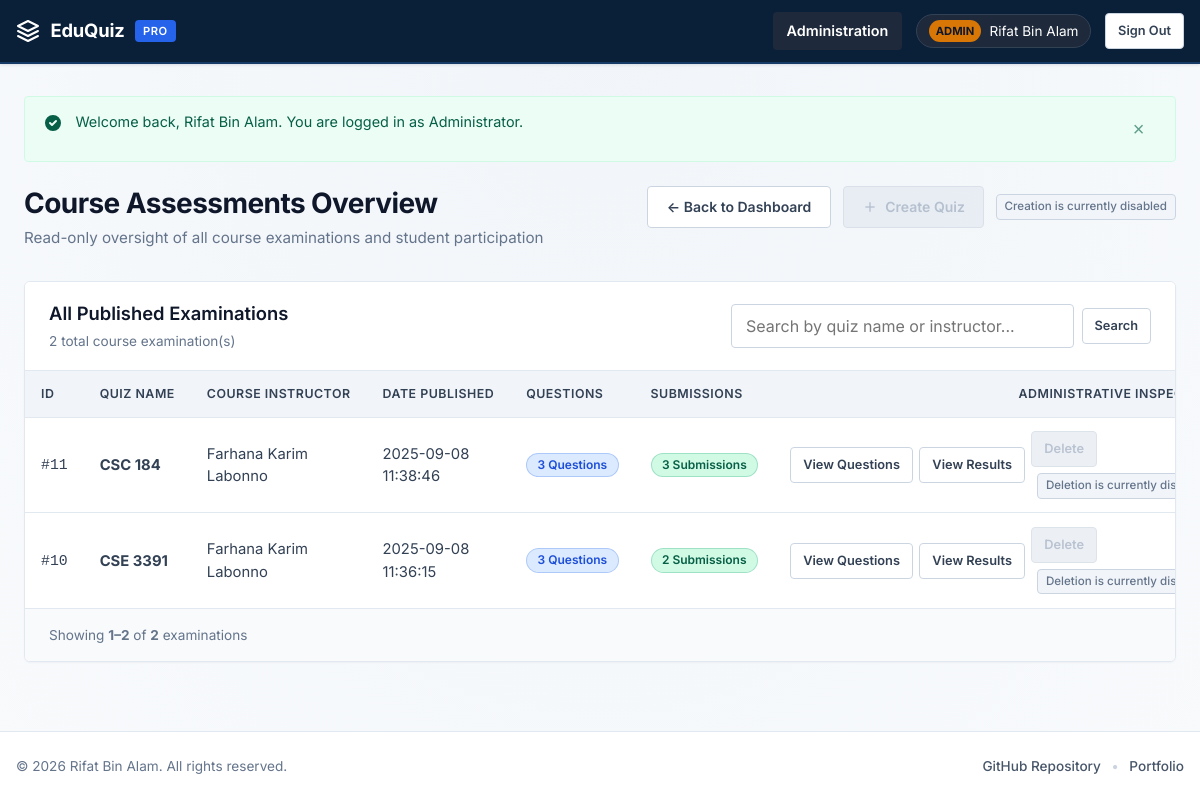
/admin_quizzes.php (signed in), run on the app's committed database.
### tables this page shows
CREATE TABLE `quiz` (
  `quiz_id` int(11) NOT NULL,
  `teacher_id` int(11) NOT NULL,
  `quiz_name` varchar(200) NOT NULL,
  `date_created` datetime DEFAULT current_timestamp()
);

CREATE TABLE `teacher` (
  `teacher_id` int(11) NOT NULL,
  `t_name` varchar(100) NOT NULL,
  `email` varchar(100) NOT NULL,
  `password` varchar(100) NOT NULL,
  `phone_no` varchar(20) DEFAULT NULL,
  `status` enum('pending','approved') DEFAULT 'pending'
);

### includes/security.php (called while the page is built, shortened)
<?php
require_once __DIR__ . '/auth.php';
function e(?string $string): string {
    return htmlspecialchars((string)($string ?? ''), ENT_QUOTES, 'UTF-8');
}

### admin_quizzes.php (the view, shortened to what this page needs)
<?php
require_once __DIR__ . '/includes/db.php';
require_once __DIR__ . '/includes/auth.php';
require_once __DIR__ . '/includes/security.php';
$search = trim($_GET['quiz_search'] ?? '');
$page = max(1, (int)($_GET['page'] ?? 1));
$per_page = 10;
$offset = ($page - 1) * $per_page;
$total_count = 0;
if (!empty($search)) {
    $stmt = $conn->prepare("SELECT COUNT(*) AS total FROM quiz q LEFT JOIN teacher t ON q.teacher_id = t.teacher_id WHERE q.quiz_name LIKE ? OR t.t_name LIKE ?");
    if ($stmt) {
        $param = '%' . $search . '%';
        $stmt->bind_param("ss", $param, $param);
        $stmt->execute();
        $total_count = (int)($stmt->get_result()->fetch_assoc()['total'] ?? 0);
        $stmt->close();
    }
} else {
    if ($res = $conn->query("SELECT COUNT(*) AS total FROM quiz")) {
        $total_count = (int)($res->fetch_assoc()['total'] ?? 0);
    }
}
$quizzes = [];
if (!empty($search)) {
    $sql = "SELECT q.quiz_id, q.quiz_name, q.date_created, t.t_name,
            (SELECT COUNT(*) FROM question WHERE quiz_id = q.quiz_id) AS total_questions,
            (SELECT COUNT(*) FROM score WHERE quiz_id = q.quiz_id) AS total_attempts
            FROM quiz q
            LEFT JOIN teacher t ON q.teacher_id = t.teacher_id
            WHERE q.quiz_name LIKE ? OR t.t_name LIKE ?
            ORDER BY q.quiz_id DESC
            LIMIT ? OFFSET ?";
    $stmt = $conn->prepare($sql);
    if ($stmt) {
        $param = '%' . $search . '%';
        $stmt->bind_param("ssii", $param, $param, $per_page, $offset);
        $stmt->execute();
        $res = $stmt->get_result();
        while ($row = $res->fetch_assoc()) {
            $quizzes[] = $row;
        }
        $stmt->close();
    }
} else {
    $sql = "SELECT q.quiz_id, q.quiz_name, q.date_created, t.t_name,
            (SELECT COUNT(*) FROM question WHERE quiz_id = q.quiz_id) AS total_questions,
            (SELECT COUNT(*) FROM score WHERE quiz_id = q.quiz_id) AS total_attempts
            FROM quiz q
            LEFT JOIN teacher t ON q.teacher_id = t.teacher_id
            ORDER BY q.quiz_id DESC
            LIMIT ? OFFSET ?";
    $stmt = $conn->prepare($sql);
    if ($stmt) {
        $stmt->bind_param("ii", $per_page, $offset);
        $stmt->execute();
        $res = $stmt->get_result();
        while ($row = $res->fetch_assoc()) {
            $quizzes[] = $row;
        }
    }
}
require_once __DIR__ . '/includes/header.php';
?>
<div class="page-header">
    <div>
        <h1 class="page-title">Course Assessments Overview</h1>
        <p class="page-subtitle">Read-only oversight of all course examinations and student participation</p>
    </div>
    <div class="page-actions">
        <a href="admin_dashboard.php" class="btn btn-outline">&larr; Back to Dashboard</a>
        <div class="action-disabled-group">
            <button type="button" class="btn btn-primary btn-disabled" disabled aria-disabled="true" title="Creation is currently disabled">
                <svg width="16" height="16" viewBox="0 0 24 24" fill="none" stroke="currentColor" stroke-width="2"><line x1="12" y1="5" x2="12" y2="19"/><line x1="5" y1="12" x2="19" y2="12"/></svg>
                Create Quiz
            </button>
            <span class="badge-disabled">Creation is currently disabled</span>
        </div>
    </div>
</div>
<div class="card">
    <div class="card-header">
        <div>
            <h2 class="card-title">All Published Examinations</h2>
            <span style="font-size:0.85rem;color:var(--slate-500);">
                <?php if (!empty($search)): ?>
                    Found <?php echo $total_count; ?> examination(s) matching &ldquo;<?php echo e($search); ?>&rdquo;
                <?php else: ?>
                    <?php echo $total_count; ?> total course examination(s)
                <?php endif; ?>
            </span>
        </div>
        <form method="GET" action="admin_quizzes.php" class="search-bar-form" role="search">
            <input type="text" name="quiz_search" class="form-control" placeholder="Search by quiz name or instructor..." value="<?php echo e($search); ?>">
            <button type="submit" class="btn btn-outline btn-sm">Search</button>
        </form>
    </div>
    <div class="card-body" style="padding:0;">
        <div class="table-responsive">
            <table class="data-table">
                <thead>
                    <tr>
                        <th style="width:70px;">ID</th>
                        <th>Quiz Name</th>
                        <th>Course Instructor</th>
                        <th>Date Published</th>
                        <th>Questions</th>
                        <th>Submissions</th>
                        <th style="text-align:right;">Administrative Inspection</th>
                    </tr>
                </thead>
                <tbody>
                    <?php if (empty($quizzes)): ?>
                        <tr>
                            <td colspan="7" style="text-align:center;padding:3rem 1.5rem;color:var(--slate-500);">
                                <?php if (!empty($search)): ?>
                                    <p style="font-size:1.05rem;font-weight:600;margin-bottom:0.35rem;color:var(--slate-800);">No examinations found</p>
                                    <p style="font-size:0.875rem;color:var(--slate-500);margin-bottom:1rem;">No quizzes matched &ldquo;<strong><?php echo e($search); ?></strong>&rdquo;.</p>
                                    <a href="admin_quizzes.php" class="btn btn-outline btn-sm">View Full Catalog</a>
                                <?php else: ?>
                                    No examinations have been published yet.
                                <?php endif; ?>
                            </td>
                        </tr>
                    <?php else: ?>
                        <?php foreach ($quizzes as $quiz): ?>
                            <tr>
                                <td><code>#<?php echo e($quiz['quiz_id']); ?></code></td>
                                <td><strong><?php echo e($quiz['quiz_name']); ?></strong></td>
                                <td><?php echo e($quiz['t_name'] ?? 'Unassigned'); ?></td>
                                <td><?php echo e($quiz['date_created']); ?></td>
                                <td><span class="badge badge-info"><?php echo e($quiz['total_questions']); ?> Questions</span></td>
                                <td><span class="badge badge-success"><?php echo e($quiz['total_attempts']); ?> Submissions</span></td>
                                <td style="text-align:right;">
                                    <div style="display:inline-flex;gap:0.4rem;align-items:center;">
                                        <a href="view_quiz.php?qid=<?php echo e($quiz['quiz_id']); ?>" class="btn btn-outline btn-sm">
                                            View Questions
                                        </a>
                                        <a href="view_results.php?qid=<?php echo e($quiz['quiz_id']); ?>" class="btn btn-outline btn-sm">
                                            View Results
                                        </a>
                                        <div class="action-disabled-group">
                                            <button type="button" class="btn btn-danger btn-sm btn-disabled" disabled aria-disabled="true" title="Deletion is currently disabled">
                                                Delete
                                            </button>
                                            <span class="badge-disabled">Deletion is currently disabled</span>
                                        </div>
                                    </div>
                                </td>
                            </tr>
                        <?php endforeach; ?>
                    <?php endif; ?>
                </tbody>
            </table>
        </div>
    </div>
    <?php if ($total_count > 0): ?>
        <div class="pagination-container">
            <div class="pagination-info">
                Showing <strong><?php echo min($total_count, $offset + 1); ?>&ndash;<?php echo min($total_count, $offset + count($quizzes)); ?></strong> of <strong><?php echo $total_count; ?></strong> examinations
            </div>
        </div>
    <?php endif; ?>
</div>
<?php require_once __DIR__ . '/includes/footer.php'; ?>

### data on the page
quiz: quiz_id "11", quiz_name "CSC 184", teacher.t_name "Farhana Karim Labonno", date_created "2025-09-08 11:38:46", total_questions "3", total_attempts "3"
quiz: quiz_id "10", quiz_name "CSE 3391", teacher.t_name "Farhana Karim Labonno", date_created "2025-09-08 11:36:15", total_questions "3", total_attempts "2"

### other printed values
$user_name "Rifat Bin Alam"
$text "Welcome back, Rifat Bin Alam. You are logged in as Administrator."
$total_count "2"
min($total_count, $offset + 1) "1"
min($total_count, $offset + count($quizzes)) "2"
